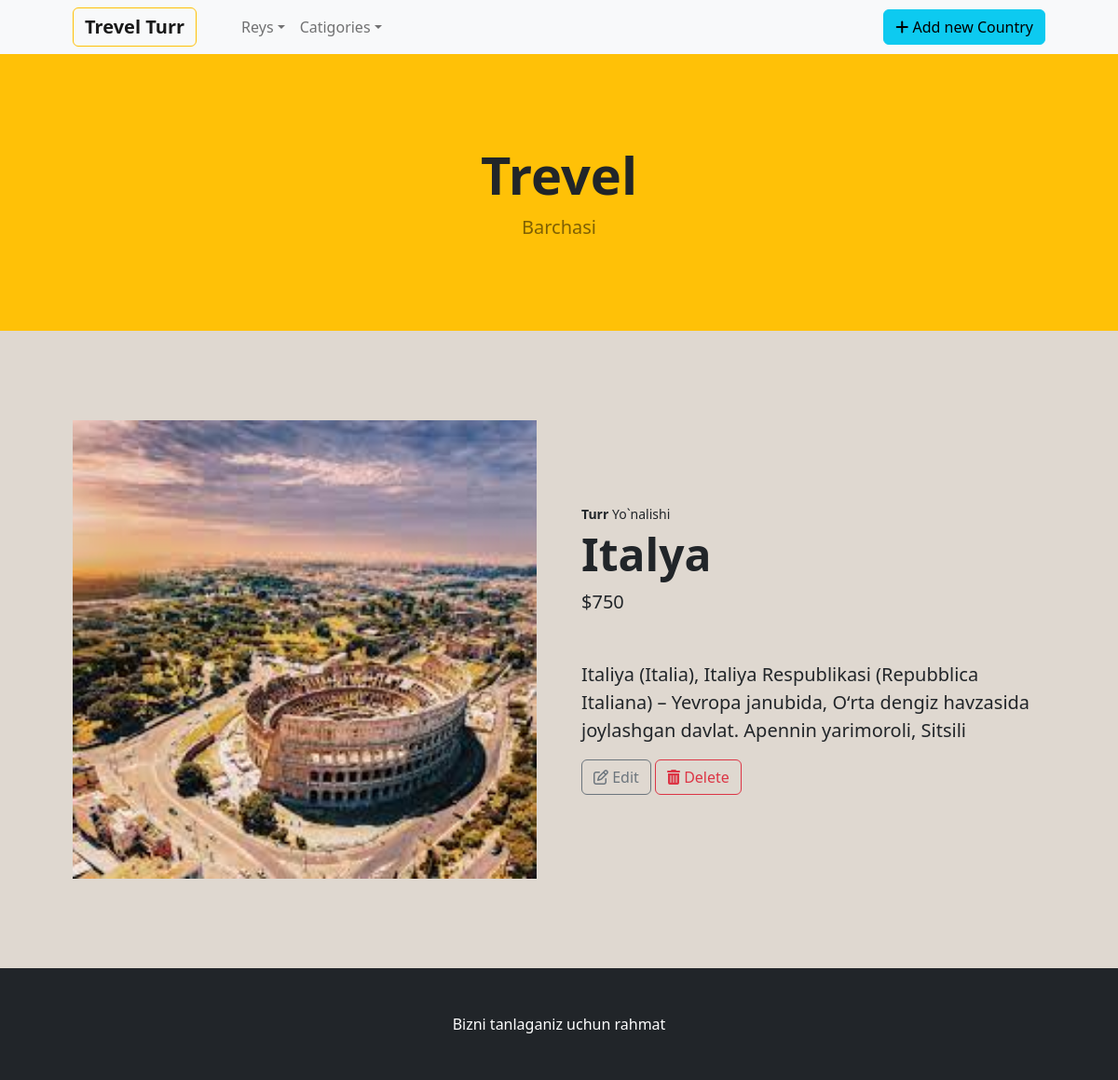
Page /batafsil/3/ on the committed database.
### shop/models.py (models this page shows, shortened)
class Product(models.Model):
    name=models.CharField(max_length=100)
    price=models.PositiveIntegerField()
    category=models.ForeignKey(Category,on_delete=models.CASCADE,related_name='products' )
    product_date=models.DateField(auto_now_add=True)
    image=models.ImageField(upload_to='product_image/',null=True)
    about=models.CharField(max_length=1500,null=True)

### shop/views.py (the view)
# urls.py: path('batafsil/<int:id>/', batafsil, name="batafsil"),
def batafsil(request, id):
    product = get_object_or_404(Product, id=id)
    categorys = Category.objects.all()
    air = Air.objects.all()
    return render(request, 'batafsil.html', {"product": product, "cats": categorys, 'air':air})

### template/batafsil.html (shortened to what this page needs)
{% extends 'base.html' %}
{% block content %}
        <section class="py-5">
            <div class="container px-4 px-lg-5 my-5">
                <div class="row gx-4 gx-lg-5 align-items-center">
                    <div class="col-md-6"><img class="card-img-top mb-5 mb-md-0" src="{{product.image.url}}" alt="..." /></div>
                    <div class="col-md-6">
                        <div class="small mb-1"><b>Turr</b> Yo`nalishi</div>
                        <h1 class="display-5 fw-bolder">{{product.name}}</h1>
                        <div class="fs-5 mb-5">
                            <span>${{product.price}}</span>
                        </div>
                        <p class="lead">{{product.about}}</p>
                        <a href="{% url 'update_product' product.id %}" class="btn btn-outline-secondary">
                            <i class="fa-regular fa-pen-to-square"></i> Edit
                        </a>
                        <a href="{% url 'delete_product' product.id %}" class="btn btn-outline-danger">
                            <i class="fa-solid fa-trash-can"></i> Delete
                        </a>
                    </div>
                </div>
            </div>
        </section>
{% endblock content %}

### rows in the picture
Product: image (picture), name "Italya", price "750", about "Italiya (Italia), Italiya Respublikasi (Repubblica Italiana) – Yevropa janubida, Oʻrta dengiz havzasida joylashgan davlat. Apennin yarimoroli, Sitsili"
